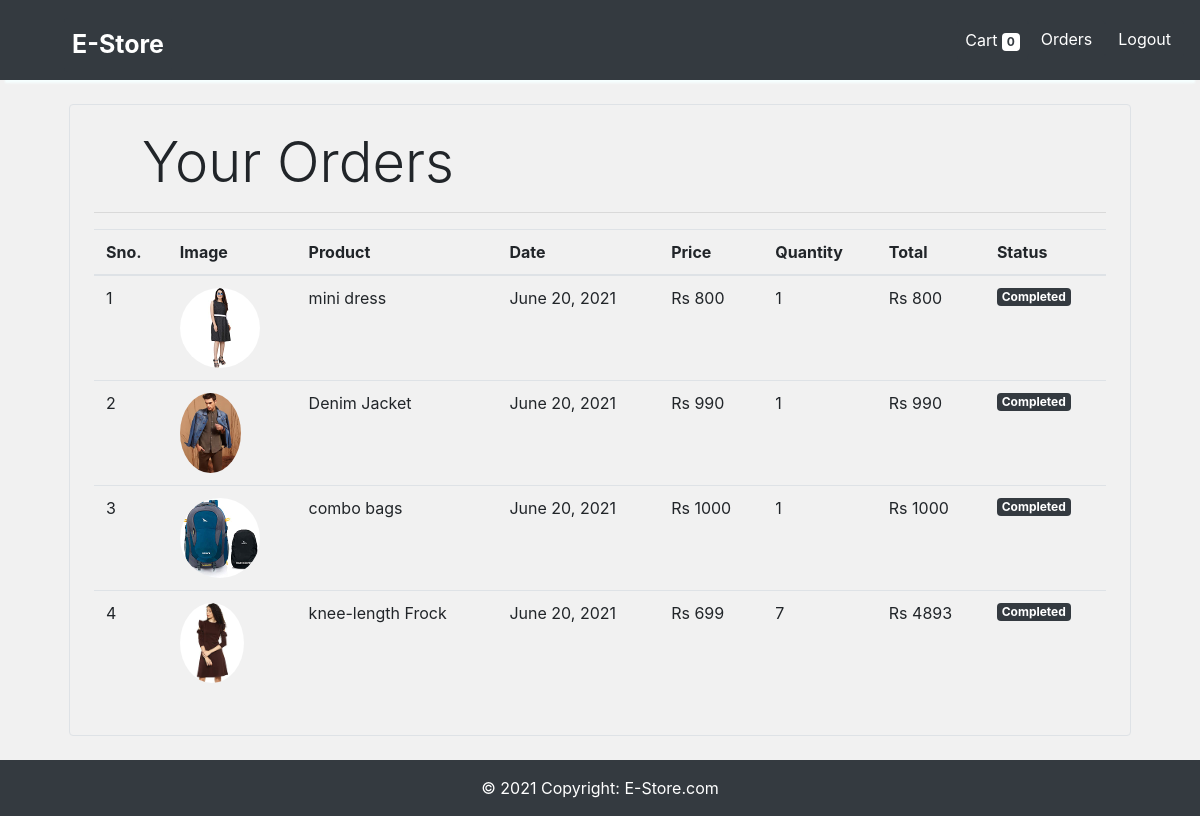
Screenshot of /orders (signed in) with the database file from the repository.
### store/models/orders.py (models this page shows, shortened)
class Order(models.Model):
    product = models.ForeignKey(Products,
                                on_delete=models.CASCADE)
    customer = models.ForeignKey(Customer,
                                 on_delete=models.CASCADE)
    quantity = models.IntegerField(default=1)
    price = models.IntegerField()
    address = models.CharField (max_length=50, default='', blank=True)
    phone = models.CharField (max_length=50, default='', blank=True)
    date = models.DateField (default=datetime.datetime.today)
    status = models.BooleanField (default=False)
    @staticmethod
    def get_orders_by_customer(customer_id):
        return Order.objects.filter(customer=customer_id).order_by('-date')
    def __str__(self):
        return str(self.customer)+str(self.product)

### store/models/product.py (models this page shows, shortened)
class Products(models.Model):
    name = models.CharField(max_length=60)
    price= models.IntegerField(default=0)
    category= models.ForeignKey(Category,on_delete=models.CASCADE,default=1 )
    description= models.CharField(max_length=250, default='', blank=True, null= True)
    image= models.ImageField(upload_to='uploads/products/')
    def __str__(self):
        return self.name

### store/middlewares/auth.py (the view)
    def middleware(request):
        print(request.session.get('customer'))
        returnUrl = request.META['PATH_INFO']
        print(request.META['PATH_INFO'])
        if not request.session.get('customer'):
           return redirect(f'login?return_url={returnUrl}')
        response = get_response(request)
        return response

### store/models/customer.py (called while the page is built)
    def __str__(self):
        return self.first_name+self.last_name

### store/templatetags/custom_filter.py (called while the page is built)
@register.filter(name='currency')
def currency(number):
    return "Rs "+str(number)

@register.filter(name='multiply')
def multiply(number , number1):
    return number * number1

### store/views/orders.py (called while the page is built)
    def get(self , request ):
        customer = request.session.get('customer')
        orders = Order.get_orders_by_customer(customer)
        print(orders)
        return render(request , 'orders.html'  , {'orders' : orders})

### store/templates/orders.html
{% extends 'base.html' %}
{% block content %}
{% load cart %}
{% load custom_filter %}
<div class="container">
   <div class="border rounded p-4 m-4">
        <p class="display-4 pl-4 ml-4">Your Orders</p>
        <hr>
        <table class="table">
            <thead>
                <tr>
                    <th>Sno.</th>
                    <th>Image</th>
                    <th>Product</th>
                    <th>Date</th>
                    <th>Price</th>
                    <th>Quantity</th>
                    <th>Total</th>
                    <th>Status</th>
                </tr>
            </thead>
            <tbody>
                {% for order in orders %}
                <tr>
                    <td>{{forloop.counter}}</td>
                    <td><img style="height: 80px;" class="rounded-circle" src="{{order.product.image.url}}" alt=""></td>
                    <td>{{order.product.name}}</td>
                    <td>{{order.date}}</td>
                    <td>{{order.price|currency}}</td>
                    <td>{{order.quantity}}</td>
                    <td>{{order.quantity|multiply:order.price|currency}}</td>
                    {% if order.status %}
                    <td><small class="badge badge-dark">Completed</small></td>
                    {%else%}
                    <td><small class="badge badge-dark">Pending</small></td>
                    {% endif %}
                </tr>
                {% endfor %}
            </tbody>
        </table>
   </div>
</div>
{% endblock %}

### store/templates/base.html (style rules this page uses)
body { background-color: #f1f1f1; }

### rows the page displays
Order: product.image (picture), product.name "mini dress", date "June 20, 2021", price "Rs 800", quantity "1", quantity|multiply "Rs 800", status "Completed"
Order: product.image (picture), product.name "Denim Jacket", date "June 20, 2021", price "Rs 990", quantity "1", quantity|multiply "Rs 990", status "Completed"
Order: product.image (picture), product.name "combo bags", date "June 20, 2021", price "Rs 1000", quantity "1", quantity|multiply "Rs 1000", status "Completed"
Order: product.image (picture), product.name "knee-length Frock", date "June 20, 2021", price "Rs 699", quantity "7", quantity|multiply "Rs 4893", status "Completed"

### other values shown
{{ request.session.cart.keys|length }} "0"
